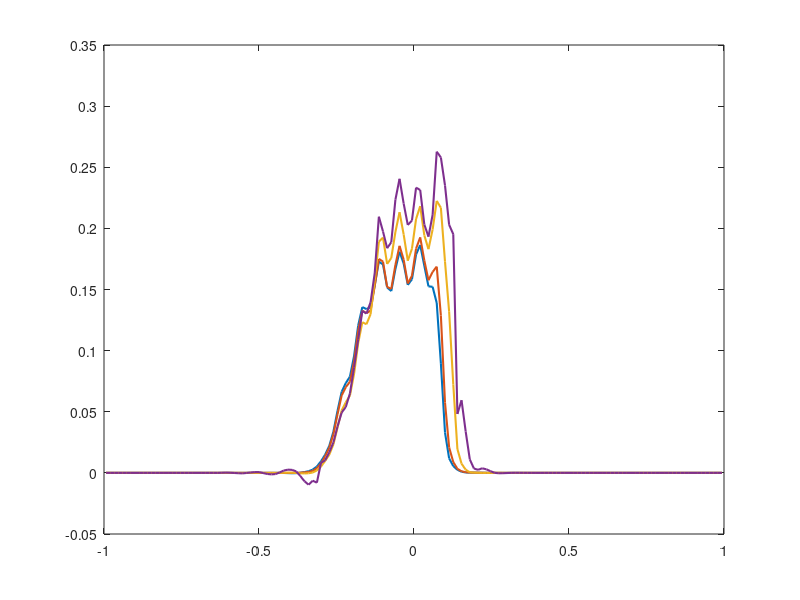

Source code (MATLAB): (Note: this script raises an error after producing the figure.)
load w5_am3_n150.txt
load w5_am4_n150.txt
load w5_am6_n150.txt
load w5_upwind_n150.txt


load w5_am3_n150_stationary.txt
load w5_am4_n150_stationary.txt
load w5_am6_n150_stationary.txt
load w5_upwind_n150_stationary.txt


% plot(w3_am3_n150(:,1),w3_am3_n150(:,3)-w3_am3_n150_stationary(:,2),'linewidth',1.5)
% hold on
% plot(w3_am4_n150(:,1),w3_am4_n150(:,3)-w3_am4_n150_stationary(:,2),'linewidth',1.5)
% plot(w3_am6_n150(:,1),w3_am6_n150(:,3)-w3_am6_n150_stationary(:,2),'linewidth',1.5)
% plot(w3_upwind_n150(:,1),w3_upwind_n150(:,3)-w3_upwind_n150_stationary(:,2),'linewidth',1.5)
% 

%------------weno3
% plot(w3_am3_n150(:,1),w3_am3_n150(:,3)-w3_am3_n150_stationary(:,3),'linewidth',1.5)
% hold on
% plot(w3_am4_n150(:,1),w3_am4_n150(:,3)-w3_am4_n150_stationary(:,3),'linewidth',1.5)
% plot(w3_am6_n150(:,1),w3_am6_n150(:,3)-w3_am6_n150_stationary(:,3),'linewidth',1.5)
% plot(w3_upwind_n150(:,1),w3_upwind_n150(:,3)-w3_upwind_n150_stationary(:,3),'linewidth',1.5)
% out=reference_p(:,3)-reference_p(:,2);
% out(500:1500)=0;
% %plot(reference_p(:,1),reference_p(:,3)-reference_stationary(:,3),'k','linewidth',1.5)
% plot(reference_p(:,1),out,'k','linewidth',1.5)

 %------------weno5

 plot(w5_am3_n150(:,1),w5_am3_n150(:,3)-w5_am3_n150_stationary(:,3),'linewidth',1.5)
 hold on
 plot(w5_am4_n150(:,1),w5_am4_n150(:,3)-w5_am4_n150_stationary(:,3),'linewidth',1.5)
 plot(w5_am6_n150(:,1),w5_am6_n150(:,3)-w5_am6_n150_stationary(:,3),'linewidth',1.5)
 plot(w5_upwind_n150(:,1),w5_upwind_n150(:,3)-w5_upwind_n150_stationary(:,3),'linewidth',1.5)
 out=reference_p(:,3)-reference_p(:,2);
 out(500:1500)=0;
 %plot(reference_p(:,1),reference_p(:,3)-reference_stationary(:,3),'k','linewidth',1.5)
 plot(reference_p(:,1),out,'k','linewidth',1.5)
 
grid on
xlabel('$x $','Fontsize',18,'Interpreter','latex')
ylabel('$u-u_{in} $','Fontsize',18,'Interpreter','latex')

legend('AM3','AM4','AM6','upind no wb','reference','Location','northwest')
set(legend,'FontSize',10);
%axis([-1 1 -1 3])

   str=['weno5_AM_DISC_n150'];
   savefig(str);
         s=struct('Version',1,'Format','pdf','Width','800','Height','200','Units','points','Resolution','300');
            %hgexport(gcf,str,s)
            set(gcf,'Units','inches');
            screenposition = get(gcf,'Position');
            set(gcf,...
           'PaperPosition',[0 0 screenposition(3:4)],...
           'PaperSize',[screenposition(3:4)]);
            print('-dpdf',str)
